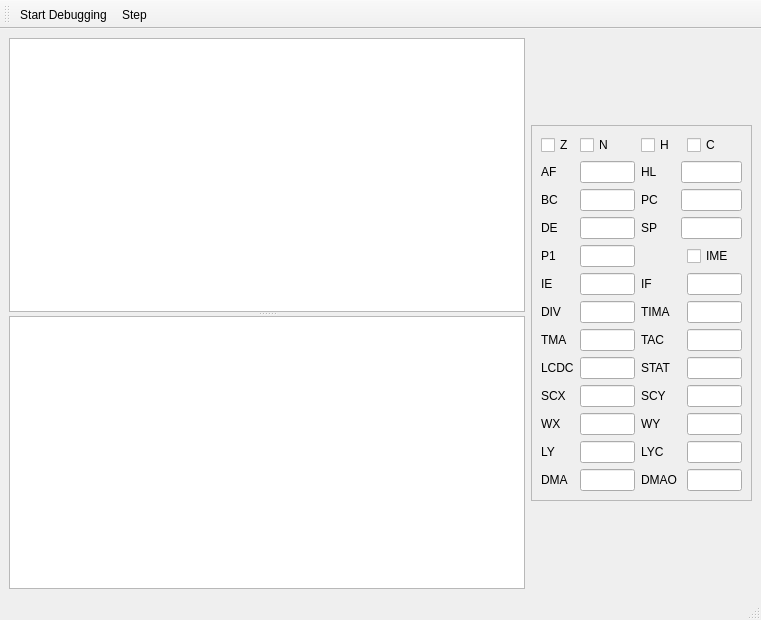
<?xml version="1.0" encoding="UTF-8"?>
<ui version="4.0">
 <class>DebuggerWindow</class>
 <widget class="QMainWindow" name="DebuggerWindow">
  <property name="geometry">
   <rect>
    <x>0</x>
    <y>0</y>
    <width>761</width>
    <height>620</height>
   </rect>
  </property>
  <property name="windowTitle">
   <string>Debugger</string>
  </property>
  <widget class="QWidget" name="centralwidget">
   <layout class="QHBoxLayout" name="horizontalLayout">
    <item>
     <widget class="QSplitter" name="splitter">
      <property name="orientation">
       <enum>Qt::Vertical</enum>
      </property>
      <widget class="QTableView" name="disassemblyView"/>
      <widget class="QTableView" name="memoryView"/>
     </widget>
    </item>
    <item>
     <widget class="QFrame" name="frame">
      <property name="sizePolicy">
       <sizepolicy hsizetype="Fixed" vsizetype="Fixed">
        <horstretch>0</horstretch>
        <verstretch>0</verstretch>
       </sizepolicy>
      </property>
      <property name="maximumSize">
       <size>
        <width>221</width>
        <height>16777215</height>
       </size>
      </property>
      <property name="frameShape">
       <enum>QFrame::StyledPanel</enum>
      </property>
      <property name="frameShadow">
       <enum>QFrame::Raised</enum>
      </property>
      <layout class="QGridLayout" name="gridLayout_2">
       <item row="0" column="0">
        <layout class="QGridLayout" name="gridLayout">
         <item row="4" column="1">
          <widget class="QLineEdit" name="txtRegP1"/>
         </item>
         <item row="2" column="2">
          <widget class="QLabel" name="label_6">
           <property name="text">
            <string>PC</string>
           </property>
          </widget>
         </item>
         <item row="1" column="3" colspan="2">
          <widget class="QLineEdit" name="txtHL"/>
         </item>
         <item row="5" column="2" colspan="2">
          <widget class="QLabel" name="label_26">
           <property name="text">
            <string>IF</string>
           </property>
          </widget>
         </item>
         <item row="4" column="0">
          <widget class="QLabel" name="label_16">
           <property name="text">
            <string>P1</string>
           </property>
          </widget>
         </item>
         <item row="8" column="1">
          <widget class="QLineEdit" name="txtRegLCDC"/>
         </item>
         <item row="6" column="2" colspan="2">
          <widget class="QLabel" name="label_24">
           <property name="text">
            <string>TIMA</string>
           </property>
          </widget>
         </item>
         <item row="3" column="0">
          <widget class="QLabel" name="label_3">
           <property name="text">
            <string>DE</string>
           </property>
          </widget>
         </item>
         <item row="2" column="3" colspan="2">
          <widget class="QLineEdit" name="txtPC"/>
         </item>
         <item row="5" column="4">
          <widget class="QLineEdit" name="txtRegIF"/>
         </item>
         <item row="2" column="0">
          <widget class="QLabel" name="label_2">
           <property name="text">
            <string>BC</string>
           </property>
          </widget>
         </item>
         <item row="9" column="2" colspan="2">
          <widget class="QLabel" name="label_25">
           <property name="text">
            <string>SCY</string>
           </property>
          </widget>
         </item>
         <item row="6" column="1">
          <widget class="QLineEdit" name="txtRegDIV"/>
         </item>
         <item row="3" column="3" colspan="2">
          <widget class="QLineEdit" name="txtSP"/>
         </item>
         <item row="8" column="2" colspan="2">
          <widget class="QLabel" name="label_23">
           <property name="text">
            <string>STAT</string>
           </property>
          </widget>
         </item>
         <item row="5" column="1">
          <widget class="QLineEdit" name="txtRegIE"/>
         </item>
         <item row="5" column="0">
          <widget class="QLabel" name="label_5">
           <property name="text">
            <string>IE</string>
           </property>
          </widget>
         </item>
         <item row="6" column="0">
          <widget class="QLabel" name="label_8">
           <property name="text">
            <string>DIV</string>
           </property>
          </widget>
         </item>
         <item row="1" column="2">
          <widget class="QLabel" name="label_4">
           <property name="text">
            <string>HL</string>
           </property>
          </widget>
         </item>
         <item row="12" column="1">
          <widget class="QLineEdit" name="txtRegDMA"/>
         </item>
         <item row="7" column="2" colspan="2">
          <widget class="QLabel" name="label_22">
           <property name="text">
            <string>TAC</string>
           </property>
          </widget>
         </item>
         <item row="2" column="1">
          <widget class="QLineEdit" name="txtBC"/>
         </item>
         <item row="3" column="2">
          <widget class="QLabel" name="label_7">
           <property name="text">
            <string>SP</string>
           </property>
          </widget>
         </item>
         <item row="12" column="0">
          <widget class="QLabel" name="label_13">
           <property name="text">
            <string>DMA</string>
           </property>
          </widget>
         </item>
         <item row="0" column="4">
          <widget class="QCheckBox" name="chkFlagC">
           <property name="text">
            <string>C</string>
           </property>
          </widget>
         </item>
         <item row="9" column="0">
          <widget class="QLabel" name="label_11">
           <property name="text">
            <string>SCX</string>
           </property>
          </widget>
         </item>
         <item row="3" column="1">
          <widget class="QLineEdit" name="txtDE"/>
         </item>
         <item row="11" column="1">
          <widget class="QLineEdit" name="txtRegLY"/>
         </item>
         <item row="9" column="1">
          <widget class="QLineEdit" name="txtRegSCX"/>
         </item>
         <item row="4" column="4">
          <widget class="QCheckBox" name="chkRegIME">
           <property name="text">
            <string>IME</string>
           </property>
          </widget>
         </item>
         <item row="10" column="1">
          <widget class="QLineEdit" name="txtRegWX"/>
         </item>
         <item row="1" column="0">
          <widget class="QLabel" name="label">
           <property name="text">
            <string>AF</string>
           </property>
          </widget>
         </item>
         <item row="8" column="4">
          <widget class="QLineEdit" name="txtRegSTAT"/>
         </item>
         <item row="6" column="4">
          <widget class="QLineEdit" name="txtRegTIMA"/>
         </item>
         <item row="7" column="0">
          <widget class="QLabel" name="label_9">
           <property name="text">
            <string>TMA</string>
           </property>
          </widget>
         </item>
         <item row="11" column="2" colspan="2">
          <widget class="QLabel" name="label_17">
           <property name="text">
            <string>LYC</string>
           </property>
          </widget>
         </item>
         <item row="1" column="1">
          <widget class="QLineEdit" name="txtAF"/>
         </item>
         <item row="10" column="4">
          <widget class="QLineEdit" name="txtRegWY"/>
         </item>
         <item row="0" column="2">
          <widget class="QCheckBox" name="chkFlagH">
           <property name="text">
            <string>H</string>
           </property>
          </widget>
         </item>
         <item row="9" column="4">
          <widget class="QLineEdit" name="txtRegSCY"/>
         </item>
         <item row="7" column="1">
          <widget class="QLineEdit" name="txtRegTMA"/>
         </item>
         <item row="11" column="0">
          <widget class="QLabel" name="label_12">
           <property name="text">
            <string>LY</string>
           </property>
          </widget>
         </item>
         <item row="10" column="0">
          <widget class="QLabel" name="label_15">
           <property name="text">
            <string>WX</string>
           </property>
          </widget>
         </item>
         <item row="10" column="2" colspan="2">
          <widget class="QLabel" name="label_18">
           <property name="text">
            <string>WY</string>
           </property>
          </widget>
         </item>
         <item row="7" column="4">
          <widget class="QLineEdit" name="txtRegTAC"/>
         </item>
         <item row="12" column="4">
          <widget class="QLineEdit" name="txtRegCurDMA"/>
         </item>
         <item row="11" column="4">
          <widget class="QLineEdit" name="txtRegLYC"/>
         </item>
         <item row="8" column="0">
          <widget class="QLabel" name="label_10">
           <property name="text">
            <string>LCDC</string>
           </property>
          </widget>
         </item>
         <item row="12" column="2" colspan="2">
          <widget class="QLabel" name="label_14">
           <property name="text">
            <string>DMAO</string>
           </property>
          </widget>
         </item>
         <item row="0" column="1">
          <widget class="QCheckBox" name="chkFlagN">
           <property name="text">
            <string>N</string>
           </property>
          </widget>
         </item>
         <item row="0" column="0">
          <widget class="QCheckBox" name="chkFlagZ">
           <property name="text">
            <string>Z</string>
           </property>
          </widget>
         </item>
        </layout>
       </item>
      </layout>
     </widget>
    </item>
   </layout>
  </widget>
  <widget class="QMenuBar" name="menubar">
   <property name="geometry">
    <rect>
     <x>0</x>
     <y>0</y>
     <width>761</width>
     <height>30</height>
    </rect>
   </property>
  </widget>
  <widget class="QStatusBar" name="statusbar"/>
  <widget class="QToolBar" name="toolBar">
   <property name="windowTitle">
    <string>toolBar</string>
   </property>
   <attribute name="toolBarArea">
    <enum>TopToolBarArea</enum>
   </attribute>
   <attribute name="toolBarBreak">
    <bool>false</bool>
   </attribute>
   <addaction name="actionToggleDebugging"/>
   <addaction name="actionStep"/>
  </widget>
  <action name="actionToggleDebugging">
   <property name="checkable">
    <bool>true</bool>
   </property>
   <property name="text">
    <string>Start Debugging</string>
   </property>
  </action>
  <action name="actionStep">
   <property name="text">
    <string>Step</string>
   </property>
  </action>
 </widget>
 <resources/>
 <connections/>
</ui>
